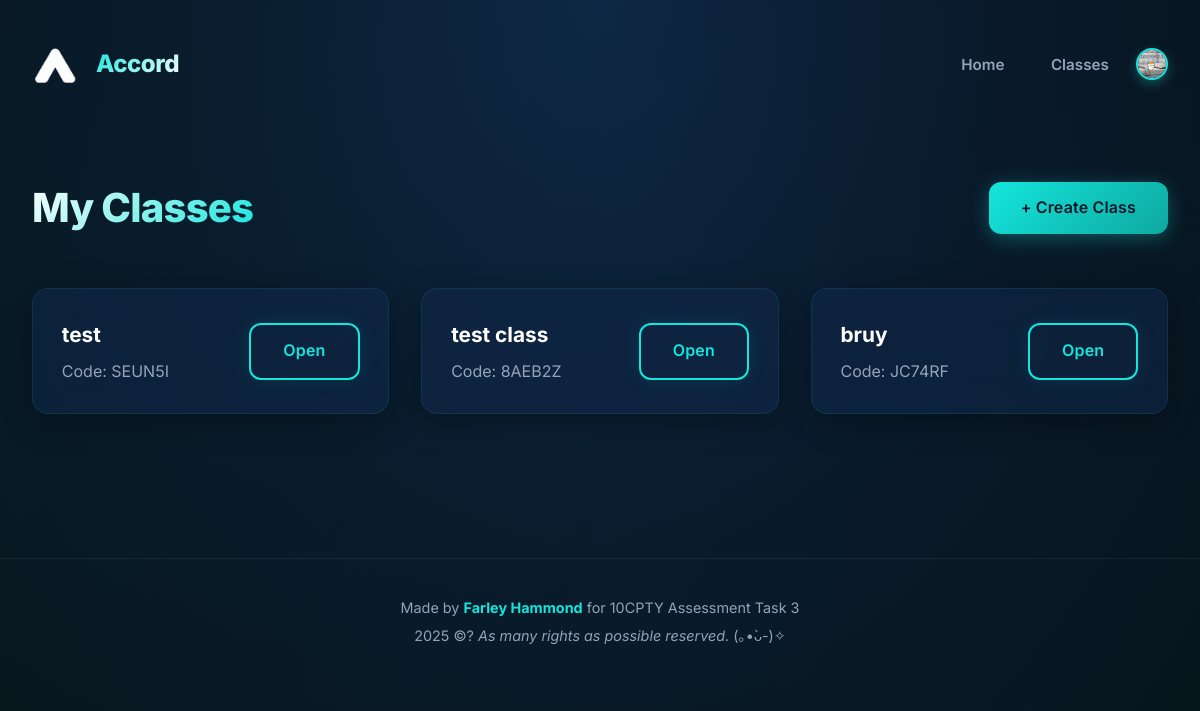
The page /classes (signed in) on the database as committed earlier.
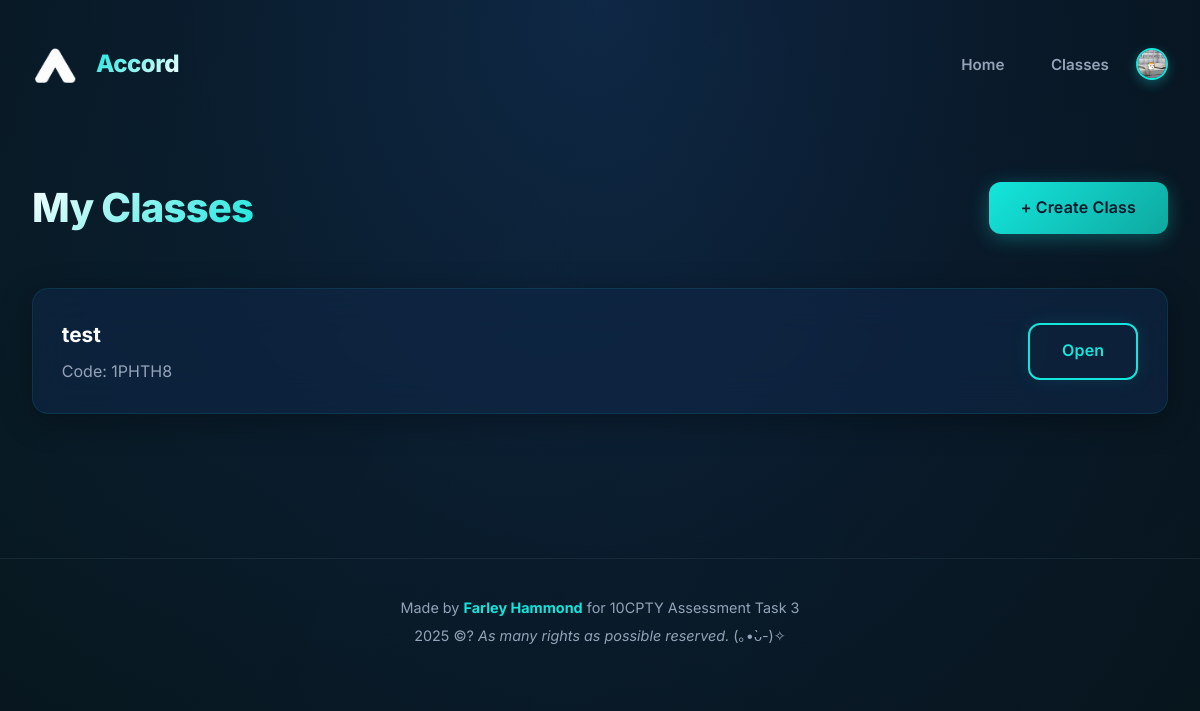
The same page on the database as committed later.
### tables this page shows
CREATE TABLE classes (
        classID INTEGER PRIMARY KEY AUTOINCREMENT,
        className TEXT NOT NULL,
        code TEXT UNIQUE NOT NULL,
        teacherID INTEGER NOT NULL,
        description TEXT,
        FOREIGN KEY (teacherID) REFERENCES users(userID)
    );

### main.py (the view)
@app.route("/classes")
def classes():
    user = logged_in_user()
    if not user:
        flash("Please log in", "warning")
        return redirect(url_for("login"))
    classes = db.list_classes_for_user(user["id"], user["role"])
    return render_template("classes.html", classes=classes, user=user)

### database_manager.py (called while the page is built)
def get_connection():
    con = sql.connect(DB_PATH)
    con.execute("PRAGMA foreign_keys = ON;")
    return con

def list_classes_for_user(userID, role):
    con = get_connection()
    cur = con.cursor()
    if role == "teacher":
        cur.execute("SELECT * FROM classes WHERE teacherID = ?", (userID,))
    else:
        cur.execute("""
            SELECT c.* FROM classes c
            JOIN enrollments e ON c.classID = e.classID
            WHERE e.studentID = ?
        """, (userID,))
    classes = cur.fetchall()
    con.close()
    return classes

def get_unread_message_count(userID):
    con = get_connection()
    cur = con.cursor()
    cur.execute("""
        SELECT COUNT(*)
        FROM dm_messages m
        JOIN dm_participants p ON m.threadID = p.threadID
        WHERE p.userID = ?
        AND m.senderID != ?
        AND m.timestamp > COALESCE(p.lastRead, '1970-01-01')
    """, (userID, userID))
    count = cur.fetchone()[0]
    con.close()
    return count

### main.py (called while the page is built)
def logged_in_user():
    return session.get("user")

### templates/classes.html
{% extends "layout.html" %}
{% block content %}
<div class="page">
  <div class="page-header">
    <h1>My Classes</h1>
    {% if user.role == 'teacher' %}
      <a class="btn" href="{{ url_for('create_class') }}">+ Create Class</a>
    {% else %}
      <a class="btn" href="{{ url_for('join_class') }}">+ Join Class</a>
    {% endif %}
  </div>
  <div class="grid">
    {% if classes %}
      {% for c in classes %}
        <div class="class-card" style="display:flex;align-items:center;justify-content:space-between;">
  <div>
    <h3>{{ c[1] }}</h3>
    <p class="muted">Code: {{ c[2] }}</p>
  </div>
  <a class="btn ghost" href="{{ url_for('class_detail', class_id=c[0]) }}">Open</a>
</div>
      {% endfor %}
    {% else %}
      <p class="muted">No classes yet.</p>
    {% endif %}
  </div>
</div>
{% endblock %}

Rows that differ between the two databases and show on the page:
removed classes: className "test class", code "8AEB2Z"
removed classes: className "bruy", code "JC74RF"
changed classes "test": code "SEUN5I" → "1PHTH8"
